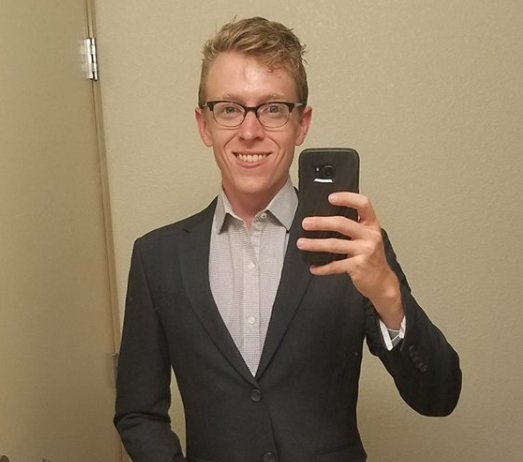
#> input picture Python/openCV/ex4/pro.PNG, 523 x 462 px, found by its file name
$ python ex4.py
#> lines starting #> are read from the running program, lines starting #| are printed output that depends on the picture; after the words box and inside, x2 and y2 are one past the last pixel; in counts of white or black regions, pixels touching at a corner belong together
import cv2
import numpy as np

img = cv2.imread('pro.png', cv2.IMREAD_COLOR)
#> img is the input picture: shape (462, 523, 3); mean B, G, R 98.9, 124.2, 140.8
gray = cv2.cvtColor(img, cv2.COLOR_BGR2GRAY)
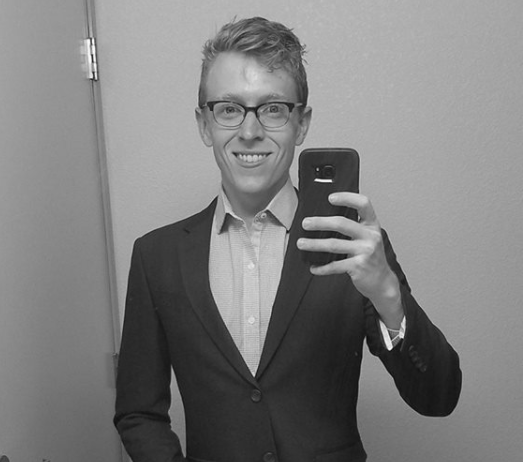
#> gray: shape (462, 523); min 12, max 251, mean 126.3

px = img[55, 55]
#> px = [111, 149, 167]
img[100:150, 100:150] = [255, 255, 255]
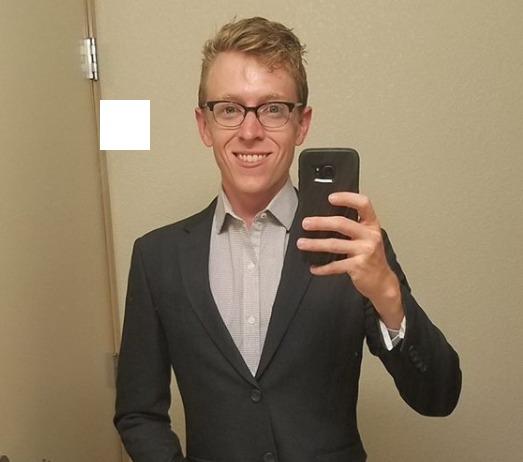
#> img: shape (462, 523, 3); 1.03% of pixels changed, all inside (x1, y1, x2, y2) = (100, 100, 150, 150)

my_face = img[250:400, 250:400]
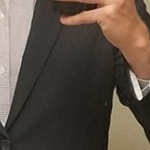
#> my_face: shape (150, 150, 3); mean B, G, R 69.3, 79.7, 91.8

img[0:150, 0:150] = my_face
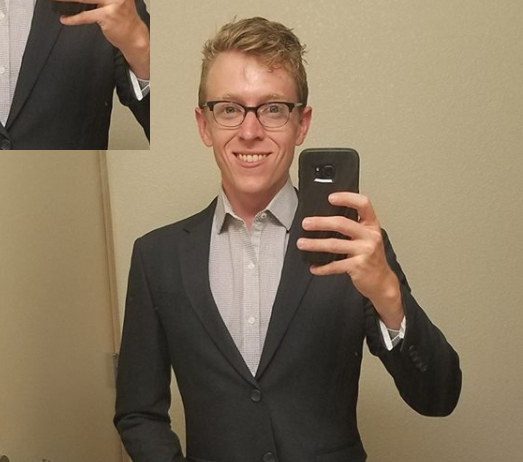
#> img: shape (462, 523, 3); 9.31% of pixels changed, all inside (x1, y1, x2, y2) = (0, 0, 150, 150)

# ROI - Region of Image
roi = img[100:150, 100:150]
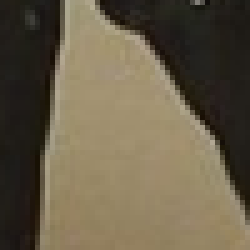
#> roi: shape (50, 50, 3) (shown 5 times larger); mean B, G, R 72.7, 93.7, 104.2
cv2.imshow('image', img)
cv2.imwrite('output.png', img)
cv2.waitKey(0)
cv2.destroyAllWindows()
